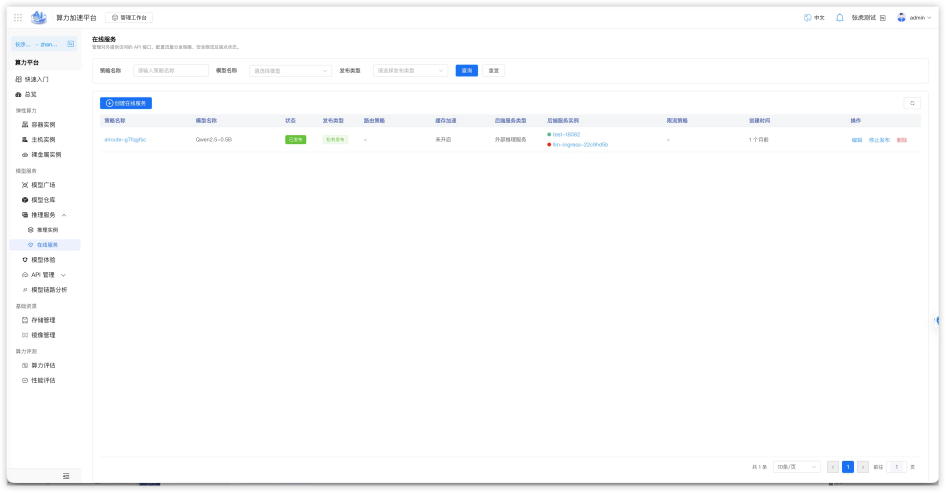
#> input picture docs/在线服务优化/assets/existing-product/01-在线服务.webp, 2836 x 1477 px, found by its file name (shown at 1/3 size)
$ python measure2.py
#> lines starting #> are read from the running program, lines starting #| are printed output that depends on the picture
from PIL import Image
im = Image.open("docs/在线服务优化/assets/existing-product/01-在线服务.webp").convert("RGB")
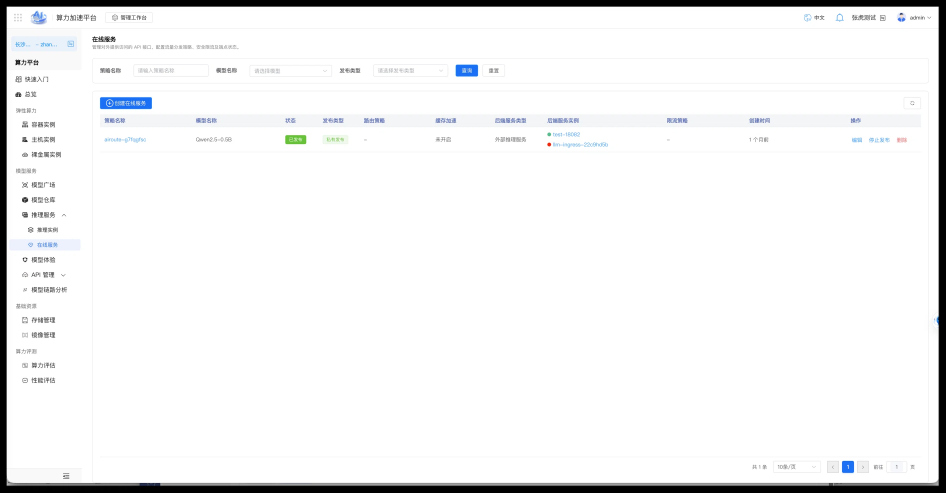
#> im: PIL image 2836x1477 RGB (shown at 1/3 size); mean R, G, B 241.7, 242, 242.5
px = im.load()
W,H = im.size
#> W = 2836; H = 1477
OX,OY = 20,20  # src product origin in webp

def prod(x,y): return (x+OX, y+OY)

# ---- 1. dot grid: product x15-50 y15-50 ----
print("== DOT GRID (product coords) ==")
minx,miny,maxx,maxy = 999,999,0,0
for y in range(15,50):
    for x in range(15,50):
        r,g,b = px[prod(x,y)]
        v = min(r,g,b)
        if v < 232 and max(r,g,b)-v < 25:  # grayish
            minx,miny,maxx,maxy = min(minx,x),min(miny,y),max(maxx,x),max(maxy,y)
print(f"gray extent: x{minx}-{maxx} y{miny}-{maxy}")
# per-row dot runs
for y in range(miny, maxy+1):
    runs=[]; s=None
    for x in range(15,50):
        r,g,b = px[prod(x,y)]
        on = min(r,g,b) < 232 and max(r,g,b)-min(r,g,b) < 25
        if on and s is None: s=x
        if not on and s is not None: runs.append((s,x-1)); s=None
    if s is not None: runs.append((s,49))
    if runs: print(f"  y{y}: {runs}")
#> this loop made 23 passes
#|   y22: [(22, 26), (32, 35), (40, 44)]
#|   y23: [(23, 26), (32, 35), (41, 44)]
#|   y24: [(23, 26), (32, 35), (41, 44)]
#|   y25: [(23, 26), (32, 35), (41, 44)]
#|   y30: [(23, 23)]
#|   y31: [(22, 26), (32, 35), (40, 44)]
#|   y32: [(23, 26), (32, 35), (41, 44)]
#|   y33: [(23, 26), (32, 35), (41, 44)]
#> (further printed lines are left out)

# ---- 2. logo anatomy: product x68-124 y8-56 ----
print("== LOGO ==")
bl = [999,999,0,0]  # blue letters
#> bl = [999, 999, 0, 0]
si = [999,999,0,0]  # silver ring
for y in range(8,56):
    for x in range(68,124):
        r,g,b = px[prod(x,y)]
        if b-r > 40:
            bl[0]=min(bl[0],x); bl[1]=min(bl[1],y); bl[2]=max(bl[2],x); bl[3]=max(bl[3],y)
        elif 8 < b-r <= 60 and min(r,g,b) < 235:
            si[0]=min(si[0],x); si[1]=min(si[1],y); si[2]=max(si[2],x); si[3]=max(si[3],y)
#> after the loop, bl = [78, 12, 119, 52]; si = [72, 11, 120, 54]
print(f"blue letters bbox: x{bl[0]}-{bl[2]} y{bl[1]}-{bl[3]}")
#| blue letters bbox: x78-119 y12-52
print(f"silver ring bbox:  x{si[0]}-{si[2]} y{si[1]}-{si[3]}")
#| silver ring bbox:  x72-120 y11-54
# sample ring top/bottom/left/right colors
for name,(x,y) in {"ring-top":((si[0]+si[2])//2, si[1]),"ring-bot":((si[0]+si[2])//2, si[3]),"ring-left":(si[0],(si[1]+si[3])//2),"ring-right":(si[2],(si[1]+si[3])//2)}.items():
    print(f"  {name} ({x},{y}): {px[prod(x,y)]}")
#> this loop made 4 passes
#> (name, x, y) on passes 1 to 4: ('ring-top', 96, 11), ('ring-bot', 96, 54), ('ring-left', 72, 32), ('ring-right', 120, 32)
#|   ring-top (96,11): (250, 252, 254)
#|   ring-bot (96,54): (232, 234, 247)
#|   ring-left (72,32): (232, 235, 245)
#|   ring-right (120,32): (251, 254, 255)
# letter column profile to split A vs I
cols=[]
for x in range(bl[0], bl[2]+1):
    c=0
    for y in range(bl[1], bl[3]+1):
        r,g,b = px[prod(x,y)]
        if b-r>40: c+=1
    cols.append((x,c))
#> after the loop, cols = 42 pairs, first value 78 to 119, second value 3 to 37
prof = "".join('#' if c>0 else '.' for c in [0]*0)
import sys
line="".join('#' if c>0 else '.' for x,c in cols)
print("  letter col profile (x%d..%d): %s" % (bl[0], bl[2], line))
#|   letter col profile (x78..119): ##########################################

# ---- 3. button border box: product x290-445 y14-52 ----
print("== BUTTON ==")
minx,miny,maxx,maxy = 999,999,0,0
for y in range(14,52):
    for x in range(290,445):
        r,g,b = px[prod(x,y)]
        if min(r,g,b) < 235:
            minx,miny,maxx,maxy = min(minx,x),min(miny,y),max(maxx,x),max(maxy,y)
print(f"ink extent: x{minx}-{maxx} y{miny}-{maxy}")
# find light border: scan for pixels <245 only on column x=300 vertical
col=[]
#> col = []
for y in range(10,55):
    r,g,b = px[prod(300,y)]
    if min(r,g,b)<248: col.append(y)
#> this loop made 45 passes
#> (r, g, b) on passes 1 to 12: (254, 254, 254), (254, 254, 254), (255, 255, 255), (255, 255, 255), (255, 255, 255), (255, 255, 255), (253, 253, 253), (226, 226, 226), (247, 247, 247), (255, 255, 255), (255, 255, 255), (255, 255, 255)
#> after the loop, col = [17, 18, 47, 48]
print(f"  col x300 light rows: {col[:3]}..{col[-3:] if col else None}")
#|   col x300 light rows: [17, 18, 47]..[18, 47, 48]
# border color sample at top edge mid
for y in range(miny, miny+3):
    print(f"  top edge y{y} x360: {px[prod(360,y)]}")
#> this loop made 3 passes
#|   top edge y17 x360: (226, 226, 226)
#|   top edge y18 x360: (249, 249, 249)
#|   top edge y19 x360: (253, 253, 253)

# ---- 4. right group ink runs: product x2380-2800, y18-48, thr200 ----
print("== RIGHT GROUP runs (thr200) ==")
runs=[]; s=None
for x in range(2380,2800):
    on=False
    for y in range(18,48):
        r,g,b = px[prod(x,y)]
        if min(r,g,b)<200: on=True; break
    if on and s is None: s=x
    if not on and s is not None: runs.append((s,x-1)); s=None
#> after the loop, runs = [(2392, 2413), (2424, 2436), (2439, 2452), (2487, 2511), (2537, 2552), (2555, 2570), (2573, 2588), (2590, 2606), (2620, 2635), (2673, 2695), (2710, 2717), (2719, 2726), (2729, 2740), (2742, 2744), (2746, 2753), (2762, 2773)]; s = 2796
if s is not None: runs.append((s,2799))
for a,b in runs: print(f"  x{a}-{b} (w{b-a+1})")
#> this loop made 17 passes
#|   x2392-2413 (w22)
#|   x2424-2436 (w13)
#|   x2439-2452 (w14)
#|   x2487-2511 (w25)
#|   x2537-2552 (w16)
#|   x2555-2570 (w16)
#|   x2573-2588 (w16)
#|   x2590-2606 (w17)
#> (further printed lines are left out)
